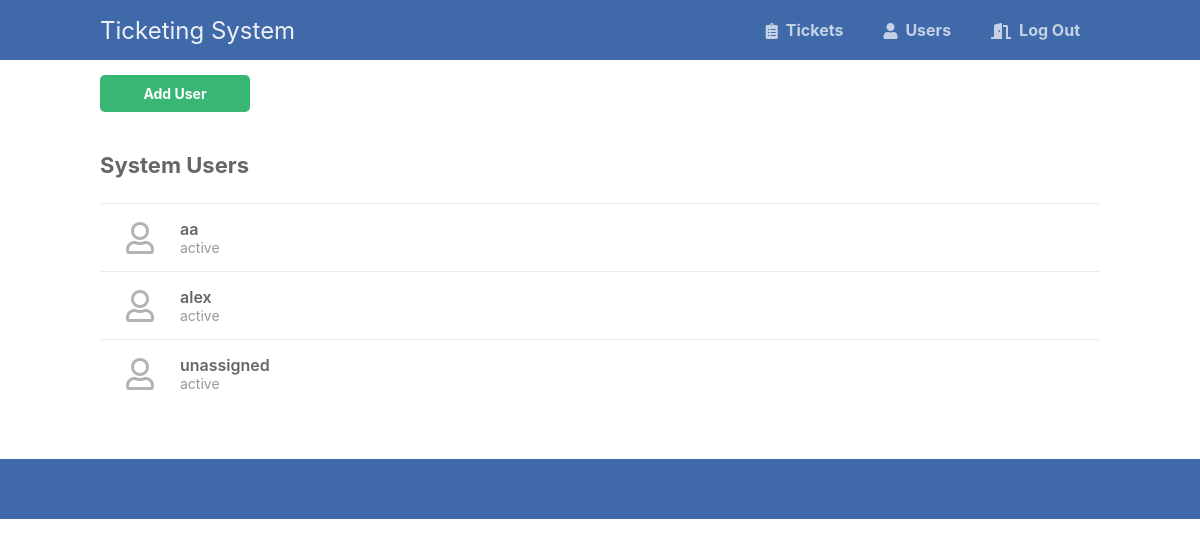
Before: /admin/users.php (signed in) with the older database file.
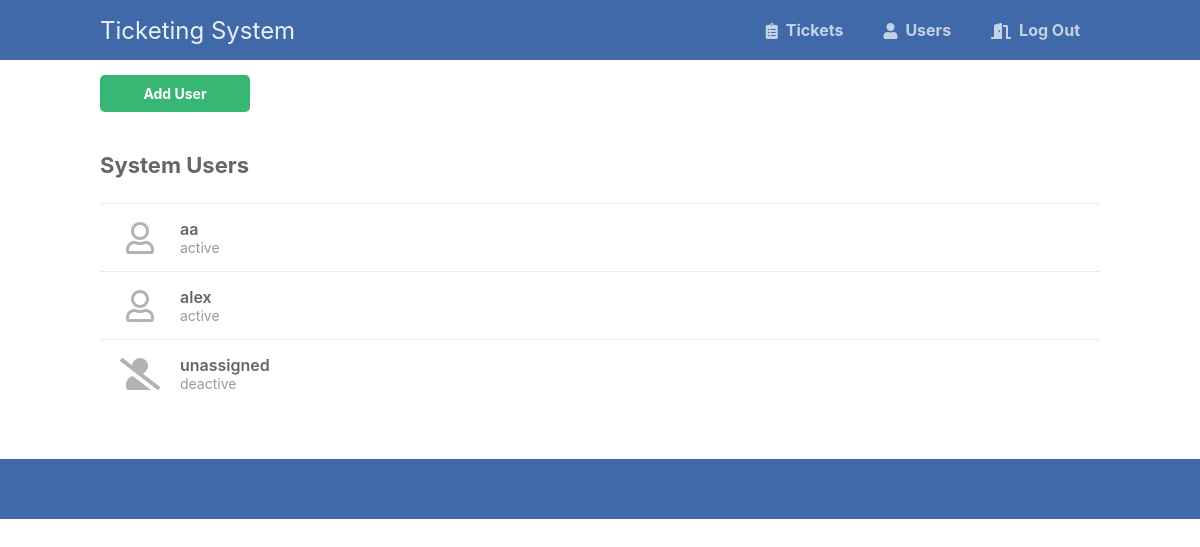
After: the same page with the newer database file.
### tables this page shows
CREATE TABLE `users` (
  `id` int(11) NOT NULL,
  `username` varchar(250) NOT NULL,
  `password` varchar(200) NOT NULL,
  `status` varchar(10) NOT NULL
);

### admin/users.php (the view, shortened to what this page needs)
<?php
include '../inc/functions.php';
$pdo = pdo_connect_mysql();
$stmt = $pdo->prepare('SELECT * FROM users');
$stmt->execute();
$users = $stmt->fetchAll(PDO::FETCH_ASSOC);
?>
<?=template_header('Tickets')?>
<div class="content home">
	<div class="btns">
		<a href="create_user.php" class="btn">Add User</a>
	</div>
	<h2>System Users</h2>
	<div class="tickets-list">
		<?php foreach ($users as $user): ?>
		<a href="view_user.php?id=<?=$user['id']?>" class="ticket">
			<span class="con">
				<?php if ($user['status'] == 'active'): ?>
				<i class="far fa-user fa-2x"></i>
				<?php elseif ($user['status'] == 'deactive'): ?>
				<i class="fas fa-user-slash fa-2x"></i>
				<?php endif; ?>
			</span>
			<span class="con">
				<span class="title"><?=htmlspecialchars($user['username'], ENT_QUOTES)?></span>
				<span class="msg"><?=htmlspecialchars($user['status'], ENT_QUOTES)?></span>
			</span>
			<span class="con created"></span>
		</a>
		<?php endforeach; ?>
	</div>
</div>
<?=template_footer()?>

### inc/functions.php (shortened to what this page needs)
<?php
function template_header($title) {
echo <<<EOT
<!DOCTYPE html>
<html>
	<head>
		<meta charset="utf-8">
		<title>$title</title>
		<link href="style.css" rel="stylesheet" type="text/css">
		<link rel="stylesheet" href="https://use.fontawesome.com/releases/v5.7.1/css/all.css">
	</head>
	<body>
    <nav class="navtop">
    	<div>
    		<h1>Ticketing System</h1>
            <a href="index.php?vtickets=unassigned"><i class="fas fa-clipboard-list"></i>Tickets</a>
			<a href="users.php"><i class="fas fa-user"></i>Users</a>
			<!--
			<a href="search.php"><i class="fas fa-search"></i>Search</a>
			<a href="reports.php"><i class="fas fa-info"></i>Reports</a>
			-->
			<a href="../login.php"><i class="fas fa-door-open"></i>Log Out</a>
    	</div>
    </nav>
EOT;
}
function template_footer() {
echo <<<EOT
    <p>&nbsp;</p>
    <nav class="navtop">
	</nav>
	</body>
</html>
EOT;
}
?>

### admin/style.css (style rules this page uses)
* { box-sizing: border-box; font-family: -apple-system, BlinkMacSystemFont, "segoe ui", roboto, oxygen, ubuntu, cantarell, "fira sans", "droid sans", "helvetica neue", Arial, sans-serif; font-size: 16px; -webkit-font-smoothing: antialiased; -moz-osx-font-smoothing: grayscale; }
body { background-color: #FFFFFF; margin: 0; }
.navtop { background-color: #3f69a8; height: 60px; width: 100%; border: 0; }
.navtop div { display: flex; margin: 0 auto; width: 1000px; height: 100%; }
.navtop div h1, .navtop div a { display: inline-flex; align-items: center; }
.navtop div h1 { flex: 1; font-size: 24px; padding: 0; margin: 0; color: #ecf0f6; font-weight: normal; }
.navtop div a { padding: 0 20px; text-decoration: none; color: #c5d2e5; font-weight: bold; }
.navtop div a i { padding: 2px 8px 0 0; }
.content { width: 1000px; margin: 0 auto; }
.content h2 { margin: 0; padding: 25px 0; font-size: 22px; border-bottom: 1px solid #ebebeb; color: #666666; }
.btns { display: flex; }
.btns .btn { display: inline-block; text-decoration: none; background-color: #38b673; font-weight: bold; font-size: 14px; border-radius: 5px; color: #FFFFFF; padding: 10px 15px; margin: 15px 10px 15px 0; width: 150px; text-align: center; }
.home .tickets-list { display: flex; flex-flow: column; }
.home .tickets-list .ticket { padding: 15px 0; width: 100%; border-bottom: 1px solid #ebebeb; display: flex; text-decoration: none; }
.home .tickets-list .ticket .con { display: flex; justify-content: center; flex-flow: column; }
.home .tickets-list .ticket i { text-align: center; width: 80px; color: #b3b3b3; }
.home .tickets-list .ticket .title { font-weight: 600; color: #666666; }
.home .tickets-list .ticket .msg { overflow: hidden; white-space: nowrap; text-overflow: ellipsis; max-width: 400px; color: #999999; font-size: 14px; }
.home .tickets-list .ticket .created { flex-grow: 1; align-items: flex-end; color: #999999; font-size: 14px; }
.home .tickets-list .ticket:last-child { border-bottom: 0; }

Changed rows visible on the page:
changed users "unassigned": status "active" → "deactive"
